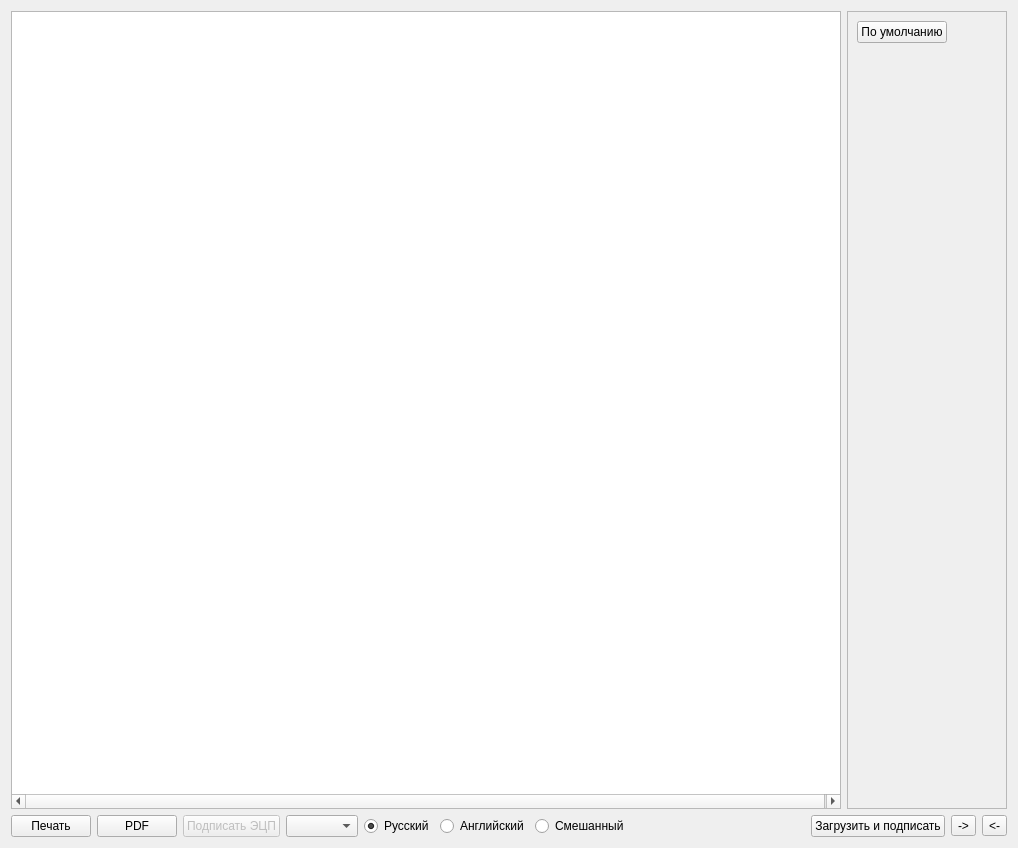
<?xml version="1.0" encoding="UTF-8"?>
<ui version="4.0">
 <class>Editor</class>
 <widget class="QWidget" name="Editor">
  <property name="windowModality">
   <enum>Qt::WindowModality::ApplicationModal</enum>
  </property>
  <property name="geometry">
   <rect>
    <x>0</x>
    <y>0</y>
    <width>1018</width>
    <height>848</height>
   </rect>
  </property>
  <property name="windowTitle">
   <string>Сертификат</string>
  </property>
  <layout class="QVBoxLayout" name="verticalLayout_2">
   <item>
    <layout class="QVBoxLayout" name="verticalLayoutTool"/>
   </item>
   <item>
    <layout class="QHBoxLayout" name="horizontalLayout_2">
     <item>
      <widget class="TextEdit" name="textEdit">
       <property name="minimumSize">
        <size>
         <width>830</width>
         <height>0</height>
        </size>
       </property>
       <property name="maximumSize">
        <size>
         <width>830</width>
         <height>16777215</height>
        </size>
       </property>
       <property name="lineWrapMode">
        <enum>QTextEdit::LineWrapMode::FixedPixelWidth</enum>
       </property>
       <property name="lineWrapColumnOrWidth">
        <number>830</number>
       </property>
      </widget>
     </item>
     <item>
      <widget class="QScrollArea" name="scrollArea">
       <property name="widgetResizable">
        <bool>true</bool>
       </property>
       <widget class="QWidget" name="scrollAreaWidgetContents">
        <property name="geometry">
         <rect>
          <x>0</x>
          <y>0</y>
          <width>150</width>
          <height>760</height>
         </rect>
        </property>
        <layout class="QVBoxLayout" name="verticalLayout">
         <item>
          <layout class="QVBoxLayout" name="verticalLayoutBox"/>
         </item>
         <item>
          <widget class="QPushButton" name="pushButtonSertDef">
           <property name="sizePolicy">
            <sizepolicy hsizetype="Maximum" vsizetype="Fixed">
             <horstretch>0</horstretch>
             <verstretch>0</verstretch>
            </sizepolicy>
           </property>
           <property name="text">
            <string>По умолчанию</string>
           </property>
          </widget>
         </item>
         <item>
          <spacer name="verticalSpacer">
           <property name="orientation">
            <enum>Qt::Orientation::Vertical</enum>
           </property>
           <property name="sizeHint" stdset="0">
            <size>
             <width>20</width>
             <height>40</height>
            </size>
           </property>
          </spacer>
         </item>
        </layout>
       </widget>
      </widget>
     </item>
    </layout>
   </item>
   <item>
    <layout class="QHBoxLayout" name="horizontalLayout">
     <item>
      <widget class="QPushButton" name="cmd_print">
       <property name="text">
        <string>Печать</string>
       </property>
      </widget>
     </item>
     <item>
      <widget class="QPushButton" name="cmd_pdf">
       <property name="text">
        <string>PDF</string>
       </property>
      </widget>
     </item>
     <item>
      <widget class="QPushButton" name="pushButtonDS">
       <property name="enabled">
        <bool>false</bool>
       </property>
       <property name="text">
        <string>Подписать ЭЦП</string>
       </property>
      </widget>
     </item>
     <item>
      <widget class="DbComboBox" name="comboBoxType"/>
     </item>
     <item>
      <widget class="QRadioButton" name="radioButtonRus">
       <property name="text">
        <string>Русский</string>
       </property>
       <property name="checked">
        <bool>true</bool>
       </property>
      </widget>
     </item>
     <item>
      <widget class="QRadioButton" name="radioButtonEn">
       <property name="text">
        <string>Английский</string>
       </property>
      </widget>
     </item>
     <item>
      <widget class="QRadioButton" name="radioButtonMix">
       <property name="text">
        <string>Смешанный</string>
       </property>
      </widget>
     </item>
     <item>
      <spacer name="horizontalSpacer">
       <property name="orientation">
        <enum>Qt::Orientation::Horizontal</enum>
       </property>
       <property name="sizeHint" stdset="0">
        <size>
         <width>40</width>
         <height>20</height>
        </size>
       </property>
      </spacer>
     </item>
     <item>
      <widget class="QPushButton" name="pushButtonLoad">
       <property name="text">
        <string>Загрузить и подписать</string>
       </property>
      </widget>
     </item>
     <item>
      <widget class="QToolButton" name="toolButtonHTMLLoad">
       <property name="text">
        <string>-&gt;</string>
       </property>
      </widget>
     </item>
     <item>
      <widget class="QToolButton" name="toolButtonHTMLSave">
       <property name="text">
        <string>&lt;-</string>
       </property>
      </widget>
     </item>
    </layout>
   </item>
  </layout>
  <action name="actiobBold">
   <property name="text">
    <string>bold</string>
   </property>
  </action>
 </widget>
 <customwidgets>
  <customwidget>
   <class>TextEdit</class>
   <extends>QTextEdit</extends>
   <header>editor.h</header>
  </customwidget>
  <customwidget>
   <class>DbComboBox</class>
   <extends>QComboBox</extends>
   <header>db/dbcombobox.h</header>
  </customwidget>
 </customwidgets>
 <resources/>
 <connections/>
</ui>
